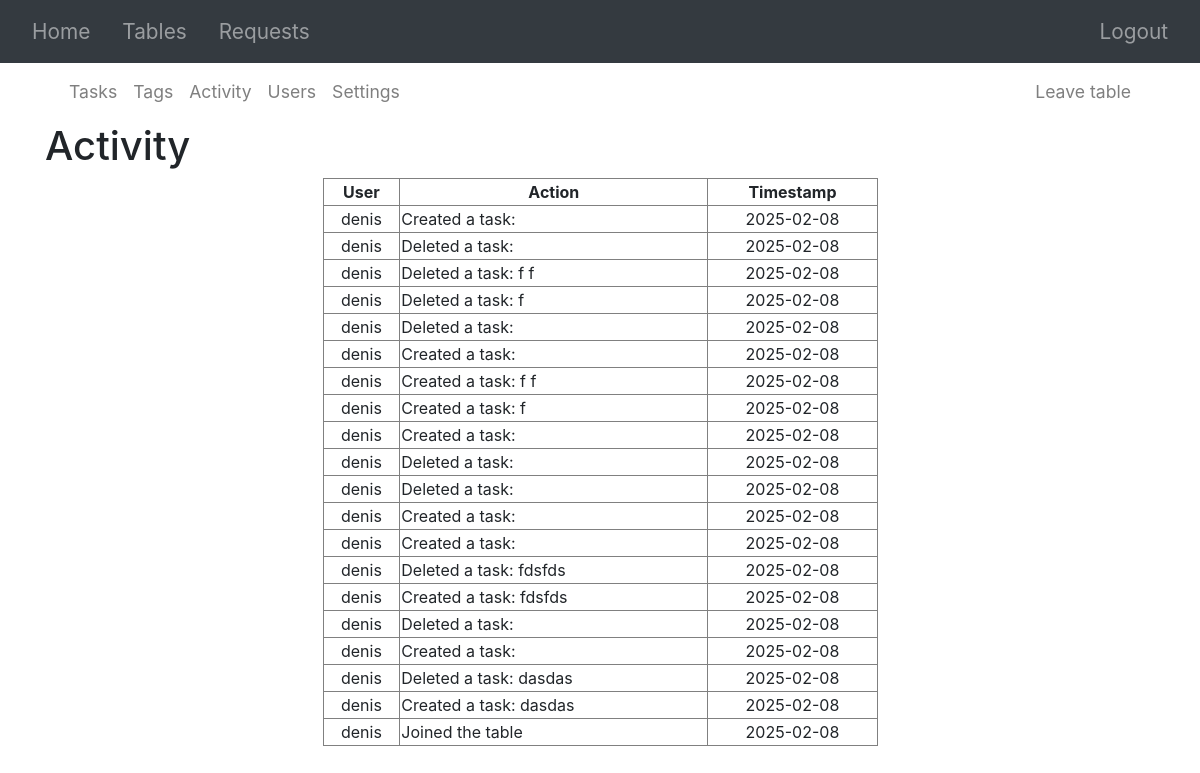
The app's page /tables/1/activity (signed in) with its own data.
### src/models.py (models this page shows)
class Action(db.Model):
    id: Mapped[int] = mapped_column(primary_key=True)
    info: Mapped[str] = mapped_column()
    timestamp: Mapped[str] = mapped_column()
    user_id: Mapped[int] = mapped_column(ForeignKey('user.id'))
    table_id: Mapped[int] = mapped_column(ForeignKey('table.id'))
    user: Mapped['User'] = relationship()

class User(db.Model, UserMixin):
    id: Mapped[int] = mapped_column(primary_key=True)
    username: Mapped[str] = mapped_column(String(30), unique=True)
    password: Mapped[str] = mapped_column()
    tables: Mapped[list['UserTable']] = relationship(back_populates='user')
    received_requests: Mapped[list['Request']] = relationship(foreign_keys="[Request.recipient_id]")

### src/routes/activity.py (the view)
@activity_bp.route('/tables/<int:table_id>/activity')
@login_required
def activity(table_id):
    table = db.get_or_404(Table, table_id)
    user_id = current_user.id
    db.get_or_404(UserTable, [user_id, table_id])
    activities = db.get_or_404(Table, table_id).actions
    return render_template('activity.html', user=current_user, table=table, activities=activities[::-1])

### src/templates/activity.html (shortened to what this page needs)
{% extends "base.html" %}
{% import "macros.html" as macro %}
{% block content %}
{{ macro.in_table(table) }}
    <h1>Activity</h1>
<table border="1" style="width: 50%; margin: 0 auto; text-align: center; border-collapse: collapse;">
    <thead>
        <th>User</th>
        <th>Action</th>
        <th>Timestamp</th>
    </thead>
    <tbody>
        {% for activity in activities %}
        <tr>
            <td>{{ activity.user.username }}</td>
            <td style="text-align: left;">{{ activity.info }}</td>
            <td>{{ activity.timestamp }}</td>
        </tr>
        {% endfor %}
    </tbody>
</table>
{% endblock %}

### records on screen
Action: user.username "denis", info "Created a task:", timestamp "2025-02-08"
Action: user.username "denis", info "Deleted a task:", timestamp "2025-02-08"
Action: user.username "denis", info "Deleted a task: f f", timestamp "2025-02-08"
Action: user.username "denis", info "Deleted a task: f", timestamp "2025-02-08"
Action: user.username "denis", info "Deleted a task:", timestamp "2025-02-08"
Action: user.username "denis", info "Created a task:", timestamp "2025-02-08"
Action: user.username "denis", info "Created a task: f f", timestamp "2025-02-08"
Action: user.username "denis", info "Created a task: f", timestamp "2025-02-08"
Action: user.username "denis", info "Created a task:", timestamp "2025-02-08"
Action: user.username "denis", info "Deleted a task:", timestamp "2025-02-08"
Action: user.username "denis", info "Deleted a task:", timestamp "2025-02-08"
Action: user.username "denis", info "Created a task:", timestamp "2025-02-08"
Action: user.username "denis", info "Created a task:", timestamp "2025-02-08"
Action: user.username "denis", info "Deleted a task: fdsfds", timestamp "2025-02-08"
Action: user.username "denis", info "Created a task: fdsfds", timestamp "2025-02-08"
Action: user.username "denis", info "Deleted a task:", timestamp "2025-02-08"
Action: user.username "denis", info "Created a task:", timestamp "2025-02-08"
Action: user.username "denis", info "Deleted a task: dasdas", timestamp "2025-02-08"
Action: user.username "denis", info "Created a task: dasdas", timestamp "2025-02-08"
Action: user.username "denis", info "Joined the table", timestamp "2025-02-08"
